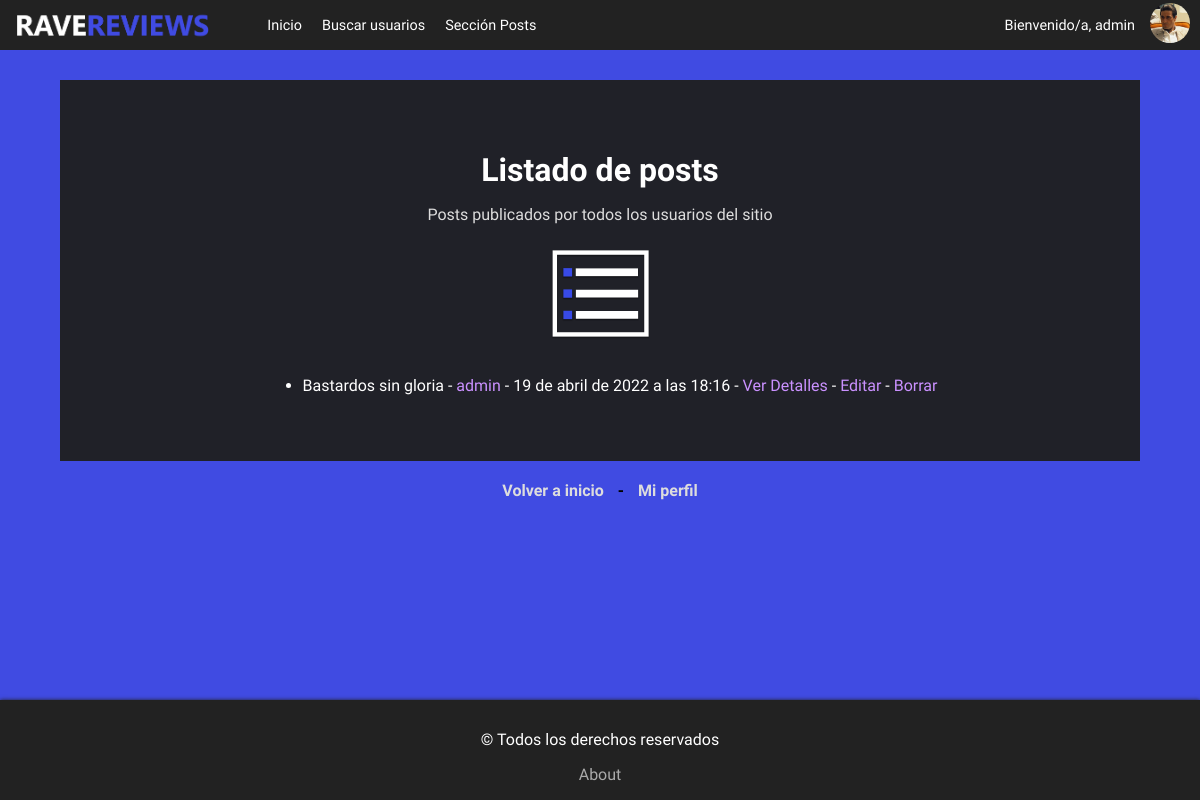
Page /pages (signed in) on the committed database.
### accounts/models.py (models this page shows, shortened)
class UserProfile(models.Model):
    user = models.OneToOneField(User, on_delete=models.CASCADE)
    avatar = models.ImageField(upload_to='avatares/', default='default.jpg')
    description = models.TextField(null=True, blank=True)
    website = models.CharField(max_length=220, null=True, blank=True)

### blogs/models.py (models this page shows, shortened)
class Blog(models.Model):
    title = models.CharField(max_length=255)
    subtitle = models.CharField(max_length=255)
    author = models.ForeignKey(User, on_delete=models.CASCADE)
    body = RichTextField(null=True, blank=True)
    blog_image = models.ImageField(upload_to='blogs/', blank=True)
    date = models.DateTimeField(auto_now_add=True)
    modification_date = models.DateTimeField(auto_now=True)
    calification = models.IntegerField(
        validators=[MinValueValidator(0),
                    MaxValueValidator(10)])

### blogs/views.py (the view)
# urls.py: path('pages',login_required(PostListView.as_view()), name='post_list'),
class PostListView(ListView):
    model = Blog
    template_name = 'post_list.html'

### blogs/templates/post_list.html (shortened to what this page needs)
{% extends "index.html" %}
{% block estilos %}
    {% load static %}
    <link rel="stylesheet" href={% static "css\post_list.css" %}>
{% endblock estilos %}
{% block post %}
<div class='container'>
    <div class='main-contenedor'>
        <h1>Listado de posts</h1>
        <p class='subtitulo'>Posts publicados por todos los usuarios del sitio</p>
        <img class='list-logo' src={% static 'images\listadoposts.png' %} alt="">
        <ul>
        {% if object_list %}
        {% for post in object_list %}
            {% if post.author == request.user %}
            <li>
                {{post.title}} - <a href={% url 'other_user_profile' post.author.username%}>{{post.author}}</a> - {{post.date}} - <a href={% url 'post_detail' author=post.author pk=post.pk %} >Ver Detalles</a> -
                <a class='post-detalles' href={% url 'edit_post' pk=post.pk %}>Editar</a> -
                <a class='post-detalles' href={% url 'delete_post' pk=post.pk %}>Borrar</a>
            </li>
            {% else %}
            <li>{{post.title}} - <a href={% url 'other_user_profile' post.author.username%}>{{post.author}}</a> - {{post.date}} - <a href={% url 'post_detail' author=post.author pk=post.pk %} >Ver Detalles</a></li>
            {% endif %}
        {% endfor %}
        </ul>
        {% else %}
        <p>Aún no se ha publicado nada...</p>
        {% endif %}
    </div>
</div>
<div class='final-links'><a href={% url 'home' %}>Volver a inicio</a> - <a href={% url 'my_profile' %}>Mi perfil</a></div>
{% endblock post %}

### index/templates/index.html (shortened to what this page needs)
<!DOCTYPE html>
<html lang="en">
<head>
    {% load static %}
    <link rel="stylesheet" href={% static "css\style.css" %}>
    <link rel="stylesheet" href={% static "css\nav-style.css" %}>
    {% block estilos %}
    {% endblock estilos %}
</head>
<body>
    <div class='super-container'>
        <div class:'sub-container'>
            {% if user.is_authenticated %}
                <nav>
                    <div class="cont-izq">
                        <a href={% url 'home' %}><img class='pagina-logo' src="{% static 'images/logo-1.png' %}" alt=""></a>
                        <ul class="lista-enlaces">
                            <li><a href={% url 'home' %}>Inicio</a></li>
                            <li><a href={% url 'users_search' %}>Buscar usuarios</a></li>
                            <li><a href={% url 'post_section' %}>Sección Posts</a></li>
                        </ul>
                    </div>
                    <div class="cont-usuario">
                        <p>Bienvenido/a, {{request.user.username}}</p>
                        <div><img class='perfil-logo' src='{{request.user.userprofile.avatar.url}}' alt=""></div>
                    </div>
                </nav>
            {% endif %}
        {% block loginmain %}
        {% block logout %}
        {% block perfil %}
        {% block nuevo_post %}
        {% block post %}{% endblock post %}
        {% endblock nuevo_post %}
        {% endblock perfil %}
        {% endblock logout %}
        {% endblock loginmain %}
    </div>
<div class='sub-container'>
    <footer class = 'footer'>
        <p class='texto-footer'>© Todos los derechos reservados</p>
        <p><a href={% url 'about' %}>About</a></p>
    </footer>
</div>
</div>
</body>
</html>

### index/static/css/style.css (style rules this page uses)
html { background-color: #404be2; margin: 0; padding: 0; font-family: 'Varela Round', sans-serif; min-height: 100%; box-sizing: border-box; }
body { margin: 0; padding: 0; min-height: 100%; height: 100vh; }
.final-links { text-align: center; font-weight: bold; margin: 10px 0px 30px 0; }
.final-links a { text-decoration: none; color: #DDD; transition: all 0.3s; margin: 0 10px; }
.super-container { height: 100%; display: flex; flex-direction: column; justify-content: space-between; }
.footer { height: 100px; width: 100%; display: flex; flex-direction: column; align-items: center; justify-content: flex-end; background-color: #222; color: #fff; box-shadow: 0px 0px 4px #222; }
.texto-footer { margin: 0; }
.footer a { color: #aaa; text-decoration: none; }

### index/static/css/nav-style.css (style rules this page uses)
html, body { margin: 0px; padding: 0px; }
nav { display: flex; height: 50px; width: 100%; box-sizing: border-box; justify-content: space-between; align-items: center; background-color: #222; align-items: center; }
.pagina-logo { max-height: 30px; display: block; padding-left: 10px; transition: all 0.3s; }
.perfil-logo { width: 40px; height: 40px; object-fit: cover; border-radius: 50%; margin-right: 10px; cursor: pointer; }
.cont-izq { display: flex; align-items: center; justify-content: flex-start; font-size: 0.9em; }
.cont-usuario { display: flex; flex-wrap: nowrap; color: #fff; margin: 0 0px; align-items: center; }
.cont-usuario p { margin-right: 15px; font-size: 0.9em; }
.lista-enlaces { display: flex; flex-wrap: nowrap; }
.lista-enlaces li { display: inline-block; }
.lista-enlaces li a { text-decoration: none; color: #fff; margin: 0 10px; text-align: center; border: none; display: inline-block; transition: all 0.2s; }

### index/static/css/post_list.css (style rules this page uses)
html { background-color: #404be2; height: 100%; font-family: 'Varela Round', sans-serif; }
body { height: 100%; }
.container { display: flex; flex-direction: column; }
.main-contenedor { background-color: rgba(31, 31, 31, 0.95); color: #FFF; padding: 50px; box-sizing: border-box; margin: 30px auto; margin-bottom: 10px; width: 90%; display: flex; flex-direction: column; justify-content: center; align-items: center; }
.main-contenedor h1 { margin-bottom: 0px; }
.subtitulo { color: #ddd; }
.list-logo { width: 100px; height: 100px; object-fit: cover; margin: 0 10px; margin-bottom: 20px; transition: transform 1s ease; }
a { text-decoration: none; color: #ca91ff; }

### rows in the picture
Blog: title "Bastardos sin gloria", author "admin", date "19 de abril de 2022 a las 18:16"

### other values in the picture
{{ request.user.username }} "admin"
